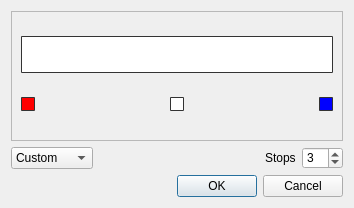
<?xml version="1.0" encoding="UTF-8"?>
<ui version="4.0">
 <class>GradientDialog</class>
 <widget class="QDialog" name="GradientDialog">
  <property name="geometry">
   <rect>
    <x>0</x>
    <y>0</y>
    <width>354</width>
    <height>208</height>
   </rect>
  </property>
  <property name="sizePolicy">
   <sizepolicy hsizetype="Preferred" vsizetype="Fixed">
    <horstretch>0</horstretch>
    <verstretch>0</verstretch>
   </sizepolicy>
  </property>
  <property name="windowTitle">
   <string>Gradient Editor</string>
  </property>
  <property name="styleSheet">
   <string notr="true">QToolButton {
   color: #333;
   border-width: 1px;
   border-color: #333;
   border-style: solid;
   border-radius: 1;
   padding: 0px;
   min-width: 12px;
   max-width: 12px;
   min-height: 12px;
   max-height: 12px;
}

QGraphicsView {
   color: #333;
   border-width: 1px;
   border-color: #333;
   border-style: solid;
   border-radius: 1;
   padding: 0px;
   min-width: 300px;
   max-width: 3000px;
   min-height: 35px;
   max-height: 35px;
}</string>
  </property>
  <layout class="QVBoxLayout" name="verticalLayout">
   <item>
    <widget class="QFrame" name="frame">
     <property name="frameShape">
      <enum>QFrame::StyledPanel</enum>
     </property>
     <property name="frameShadow">
      <enum>QFrame::Sunken</enum>
     </property>
     <layout class="QVBoxLayout" name="verticalLayout_2">
      <item>
       <widget class="QGraphicsView" name="gradientView">
        <property name="styleSheet">
         <string>QGraphicsView {
   background-color: QLinearGradient( x1: 0, y1: 1, x2: 1, y2: 1, 
          stop: 0 #f00,
          stop: 0.5 #fff, 
          stop: 1 #00f);
}</string>
        </property>
       </widget>
      </item>
      <item>
       <layout class="QHBoxLayout" name="buttonLayout">
        <item>
         <widget class="QToolButton" name="color31">
          <property name="styleSheet">
           <string>QToolButton {
   background-color: #f00;
}</string>
          </property>
          <property name="text">
           <string/>
          </property>
         </widget>
        </item>
        <item>
         <spacer name="horizontalSpacer">
          <property name="orientation">
           <enum>Qt::Horizontal</enum>
          </property>
          <property name="sizeHint" stdset="0">
           <size>
            <width>40</width>
            <height>20</height>
           </size>
          </property>
         </spacer>
        </item>
        <item>
         <widget class="QToolButton" name="color32">
          <property name="styleSheet">
           <string>QToolButton {
   background-color: #fff;
}</string>
          </property>
          <property name="text">
           <string/>
          </property>
         </widget>
        </item>
        <item>
         <spacer name="horizontalSpacer_2">
          <property name="orientation">
           <enum>Qt::Horizontal</enum>
          </property>
          <property name="sizeHint" stdset="0">
           <size>
            <width>40</width>
            <height>20</height>
           </size>
          </property>
         </spacer>
        </item>
        <item>
         <widget class="QToolButton" name="color33">
          <property name="styleSheet">
           <string>QToolButton {
   background-color: #00f;
}</string>
          </property>
          <property name="text">
           <string/>
          </property>
         </widget>
        </item>
       </layout>
      </item>
     </layout>
    </widget>
   </item>
   <item>
    <layout class="QHBoxLayout" name="horizontalLayout_2">
     <item>
      <widget class="QComboBox" name="gradientCombo">
       <property name="currentIndex">
        <number>2</number>
       </property>
       <item>
        <property name="text">
         <string>Default</string>
        </property>
       </item>
       <item>
        <property name="text">
         <string>Spectrum</string>
        </property>
       </item>
       <item>
        <property name="text">
         <string>Custom</string>
        </property>
       </item>
      </widget>
     </item>
     <item>
      <spacer name="horizontalSpacer_7">
       <property name="orientation">
        <enum>Qt::Horizontal</enum>
       </property>
       <property name="sizeHint" stdset="0">
        <size>
         <width>40</width>
         <height>20</height>
        </size>
       </property>
      </spacer>
     </item>
     <item>
      <widget class="QLabel" name="stopsLabel">
       <property name="enabled">
        <bool>true</bool>
       </property>
       <property name="text">
        <string>Stops</string>
       </property>
      </widget>
     </item>
     <item>
      <widget class="QSpinBox" name="stopsSpin">
       <property name="enabled">
        <bool>true</bool>
       </property>
       <property name="keyboardTracking">
        <bool>false</bool>
       </property>
       <property name="minimum">
        <number>1</number>
       </property>
       <property name="maximum">
        <number>15</number>
       </property>
       <property name="singleStep">
        <number>2</number>
       </property>
       <property name="value">
        <number>3</number>
       </property>
      </widget>
     </item>
    </layout>
   </item>
   <item>
    <widget class="QDialogButtonBox" name="buttonBox">
     <property name="styleSheet">
      <string>QToolButton {
   color: #333;
   border-width: 1px;
   border-color: #333;
   border-style: solid;
   border-radius: 1;
   padding: 0px;
   min-width: 15px;
   max-width: 15px;
   min-height: 15px;
   max-height: 15px;
}</string>
     </property>
     <property name="orientation">
      <enum>Qt::Horizontal</enum>
     </property>
     <property name="standardButtons">
      <set>QDialogButtonBox::Cancel|QDialogButtonBox::Ok</set>
     </property>
    </widget>
   </item>
  </layout>
 </widget>
 <resources/>
 <connections>
  <connection>
   <sender>buttonBox</sender>
   <signal>accepted()</signal>
   <receiver>GradientDialog</receiver>
   <slot>accept()</slot>
   <hints>
    <hint type="sourcelabel">
     <x>248</x>
     <y>254</y>
    </hint>
    <hint type="destinationlabel">
     <x>157</x>
     <y>274</y>
    </hint>
   </hints>
  </connection>
  <connection>
   <sender>buttonBox</sender>
   <signal>rejected()</signal>
   <receiver>GradientDialog</receiver>
   <slot>reject()</slot>
   <hints>
    <hint type="sourcelabel">
     <x>316</x>
     <y>260</y>
    </hint>
    <hint type="destinationlabel">
     <x>286</x>
     <y>274</y>
    </hint>
   </hints>
  </connection>
 </connections>
</ui>
